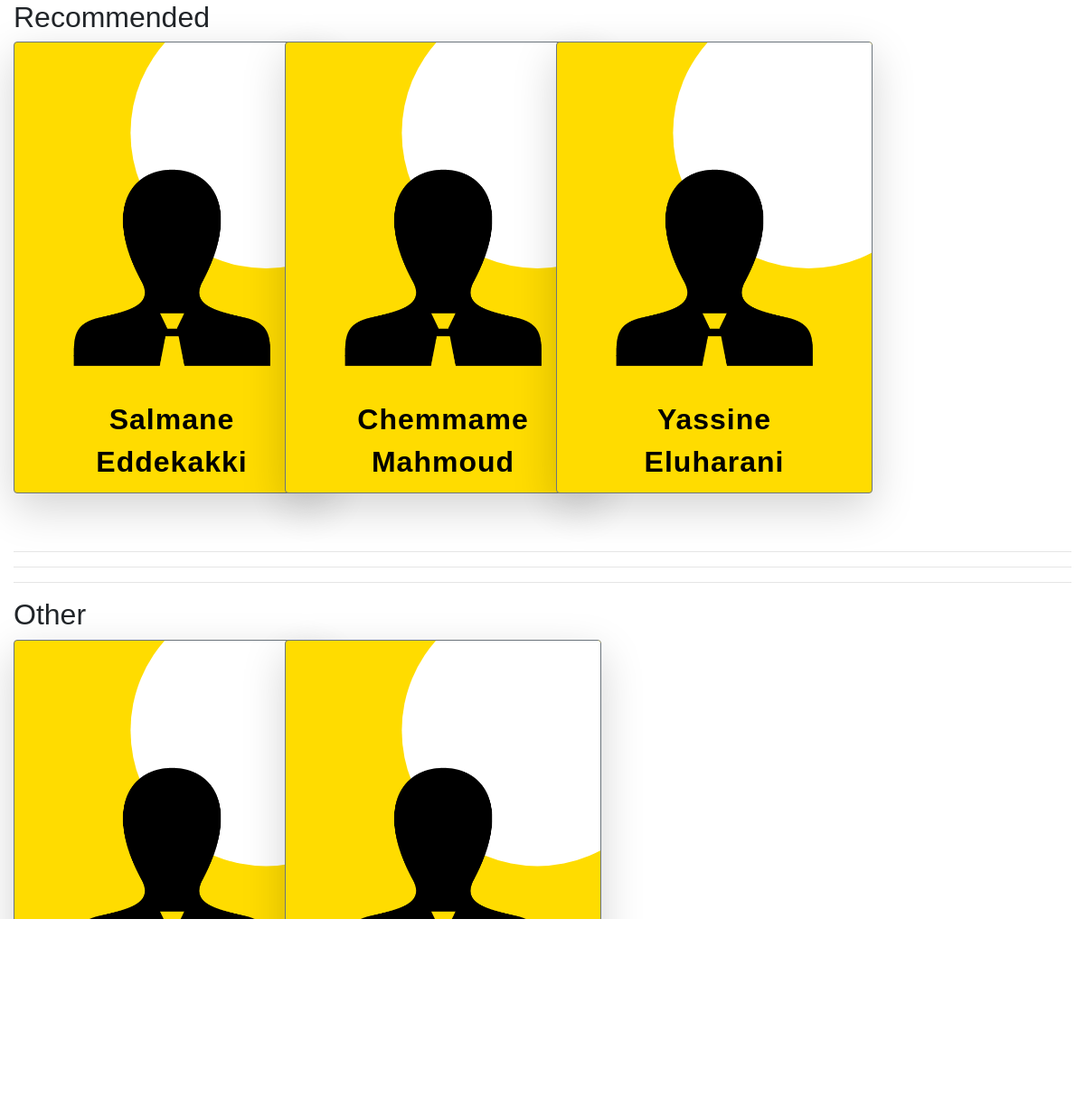
Screenshot of /scout/15/ with the database file from the repository.
### Candidat/models.py (models this page shows, shortened)
class Profil(models.Model):
    SEX = (
        ('', '(Gender)'),
        ('Male','Male'),
        ('Female','Female'),
    )
    STATUS = (
        ('', '(Status)'),
        ('Single','Single'),
        ('Married','Married'),
        ('Widowed','Widowed'),
        ('Divorced','Divorced'),
    )
    user = models.OneToOneField(User, null =True,on_delete=models.CASCADE , default="images/user.png")
    profil_pic = models.ImageField(null=True, blank=True)
    nom = models.CharField(max_length=20 ,null=True)
    prenom = models.CharField(max_length=20 ,null=True)
    date_n = models.DateField(null=True, blank=True)
    sex = models.CharField(max_length=6,choices=SEX ,null=True , blank=True)
    status = models.CharField(max_length=12,choices=STATUS ,null=True , blank=True)
    nationalite = models.CharField(max_length=20 ,null=True, blank=True)
    pays = CountryField(blank_label='(Country)' ,null=True, blank=True)
    ville = models.CharField(max_length=20 ,null=True, blank=True)
    telephone = models.CharField(max_length=20 ,null=True, blank=True)
    poste = models.ForeignKey(Poste, on_delete=models.DO_NOTHING, null=True,blank=True)
    adresse = models.TextField(null=True,blank=True)
    linkdin = models.URLField(max_length=200,null=True,blank=True)
    facebook = models.URLField(max_length=200,null=True,blank=True)
    twitter = models.URLField(max_length=200,null=True,blank=True)
    nbr_annee = models.IntegerField(null = True , default=0,blank=True)
    type_diplome = models.CharField(max_length=20 ,null=True)

### Entreprise/views.py (the view)
# urls.py: path('scout/<int:my_id>/', scout, name='scout'),
def scout(request,my_id):
    o = Offre.objects.get(id=my_id)
    poste = o.poste
    degree = o.diplome
    expPoste = o.experience
    profils = Profil.objects.filter(poste=poste)
    countExp = 0
    for p in profils:
        exps = Experience_Pro.objects.filter(profil=p)
        for exp in exps:
            p.nbr_annee += exp.nbr_annee
    for p in profils:
        academics = Academic.objects.filter(profil=p)
        for academic in academics:
            if academic.type_diplome == 'Doctorat':
                p.type_diplome = academic.type_diplome
            elif academic.type_diplome == 'Master':
                p.type_diplome = academic.type_diplome
            elif academic.type_diplome == 'Bachelor':
                p.type_diplome = academic.type_diplome
    context = {
        'profils':profils,
        'degree' : degree,
        'expPoste' : expPoste,
    }
    return render(request,'Entreprise/scouting.html',context)

### templates/entreprise/scouting.html (shortened to what this page needs)
{% extends 'base.html' %}
{% load static %}
{% block style %}
<link rel="stylesheet" href="{% static 'css/scout.css' %}">
{% endblock  %}
{% block content %}
<div class="container-fluid">
  <h2>Recommended</h2>
  <div class="row">
    {% for profil in profils %}
      {% if expPoste <= profil.nbr_annee and degree == profil.type_diplome %}
        <div class="col-3 mb-5">
         <div class="card shadow-lg border border-secondary rounded">
            <div class="imgBx">
              <img src="{% static 'images/user.png' %}" alt="">
            </div>
            <div class="contentBx">
              <h2>{{ profil.nom }}</h2>
              <h2>{{ profil.prenom }}</h2>
            </div>
          </div>
        </div>
      {% endif %}
    {% endfor %}
  </div>
  <hr><hr><hr>
  <h2>Other</h2>
  <div class="row">
    {% for profil in profils %}
      {% if expPoste >= profil.nbr_annee and degree != profil.type_diplome %}
        <div class="col-3 mb-5">
         <div class="card shadow-lg border border-secondary rounded">
            <div class="imgBx">
              <img src="{% static 'images/user.png' %}" alt="">
            </div>
            <div class="contentBx">
              <h2>{{ profil.nom }}</h2>
              <h2>{{ profil.prenom }}</h2>
            </div>
          </div>
        </div>
      {% endif %}
    {% endfor %}
  </div>
</div>
{% include 'bg-Entreprise.html' %}
{% endblock  %}

### static/css/scout.css (style rules this page uses)
* { margin: 0; padding: 0; font-family: raleway, sans-serif; }
body { display: flex; justify-content: center; align-items: center; min-height: 100vh; }
.container-fluid { position: relative; }
.container-fluid .card { position: relative; width: 350px; height: 500px; background-color: #ffdc00; border-radius: 20px; overflow: hidden; }
.container-fluid .card:before { content: ''; position: absolute; top: 0; left: 0; width: 100%; height: 100%; background: white; clip-path: circle(150px at 80% 20%); transition: 0.5s ease-in-out; }
.container-fluid .card .imgBx { position : absolute; top : 50%; transform: translateY(-50%); z-index: 10000; width: 100%; height: 220px; transition: 0.5s; }
.container-fluid .card .imgBx img { position: absolute; top: 50%; left: 50%; transform: translate(-50%,-50%) ; width: 270px; }
.container-fluid .card .contentBx { position: absolute; bottom: 0; width: 100%; height: 100px; text-align: center; transition: 1s; z-index: 10; }
.container-fluid .card .contentBx h2 { position: relative; font-weight: 600; letter-spacing: 1px; color: black; }

### rows the page displays
Profil: nbr_annee 0 (drawn), nom "Salmane", prenom "Eddekakki"
Profil: nbr_annee 0 (drawn), nom "Chemmame", prenom "Mahmoud"
Profil: nbr_annee 0 (drawn), nom "Yassine", prenom "Eluharani"
Profil: nbr_annee 0 (drawn)
Profil: nbr_annee 0 (drawn)
